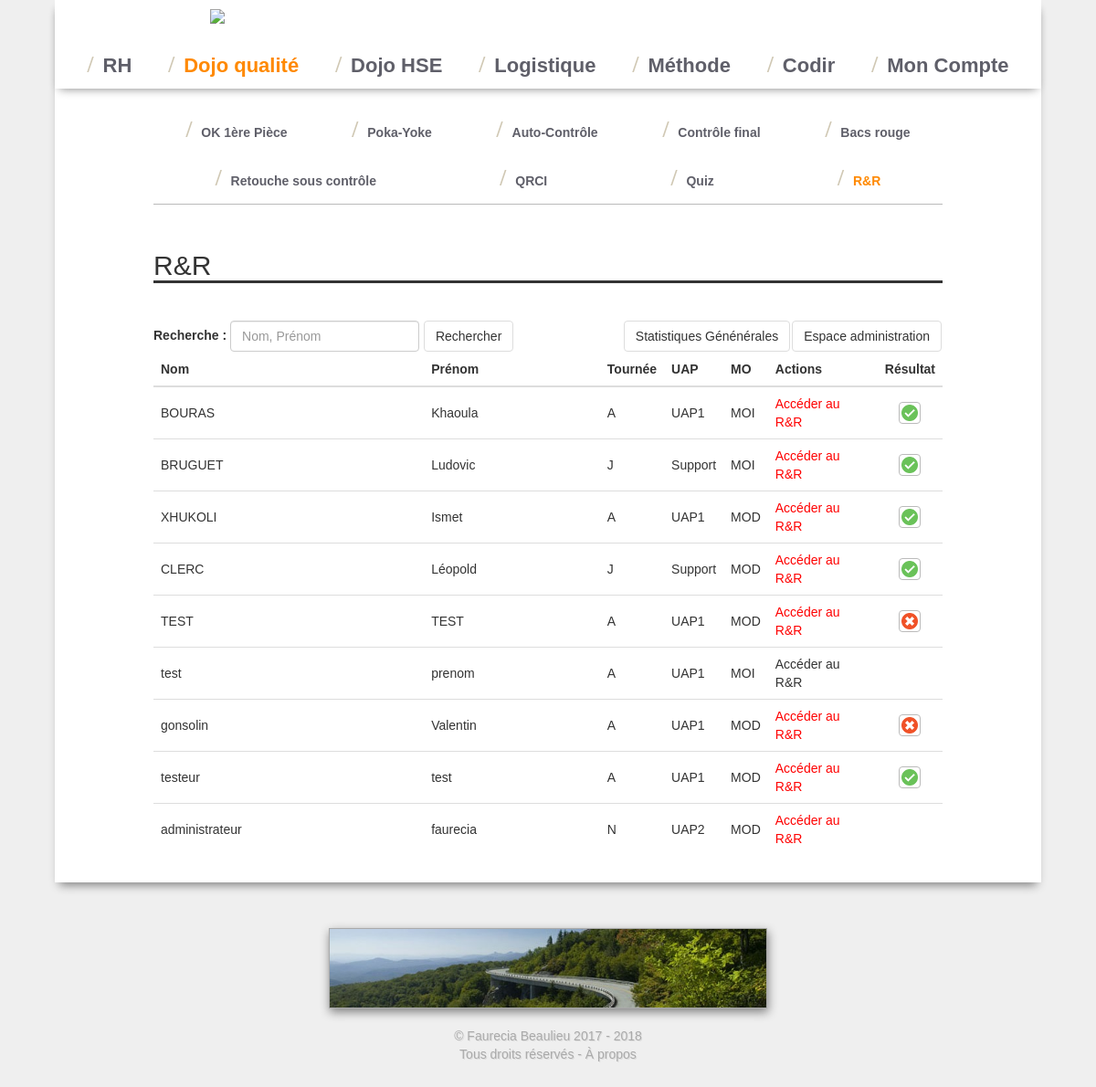
The app's page /dojo_qualite/RR/index.php (signed in) with its own data.
### tables this page shows
CREATE TABLE `profil` (
  `id` int(11) NOT NULL,
  `nom` varchar(255) NOT NULL,
  `prenom` varchar(255) NOT NULL,
  `uap` varchar(255) NOT NULL,
  `mo` varchar(255) NOT NULL,
  `tournee` varchar(255) NOT NULL,
  `supprime` tinyint(4) NOT NULL DEFAULT '0',
  `password` varchar(140) NOT NULL,
  `identifiant` varchar(140) NOT NULL,
  `admin` tinyint(1) NOT NULL DEFAULT '0',
  `qualite` tinyint(1) NOT NULL DEFAULT '0',
  `hse` tinyint(1) NOT NULL DEFAULT '0',
  `rr` tinyint(1) NOT NULL DEFAULT '0',
  `kamishibai` tinyint(1) NOT NULL DEFAULT '0',
  `logistique` tinyint(1) NOT NULL DEFAULT '0',
  `idees` tinyint(1) NOT NULL DEFAULT '0',
  `launchboard` tinyint(1) NOT NULL DEFAULT '0'
);

### dojo_qualite/RR/index.php (the view, shortened to what this page needs)
<?php
include_once "../needed.php";
$recherche = "";
if(empty($_SESSION['login']))
{ ?>
  <h2>R&amp;R</h2>
  <h4>Vous devez être connecté pour accéder à cette partie.</h4>
  <a href="/moncompte/identification.php?redirection=dojo_qualite/RR"><button class="btn btn-default">Se connecter</button></a>
  <a href="<?php echo $url; ?>" class="btn btn-default">Accueil</a>
<?php
}
else
{
?>
<h2>R&amp;R</h2>
<?php
if($_SESSION['rr']){ ?>
<form class="form-inline">
  <div class="form-group">
    <label for="recherche">Recherche :</label>
    <input type="text" class="form-control" name = "recherche" id="recherche" placeholder="Nom, Prénom" value="<?php echo $recherche;?>">
  </div>
  <button type="submit" class="btn btn-default">Rechercher</button>
  <a href="ajout.php" class="btn btn-default pull-right">Espace administration</a>
  <a href="statistiques.php" class="btn btn-default pull-right">Statistiques Génénérales</a>
</form>
<?php } ?>
<table class="table">
<thead class="thead">
<tr>
    <th>Nom</th>
    <th>Prénom</th>
    <th style="width: 70px;">Tournée</th>
    <th style="width: 30px;">UAP</th>
    <th style="width: 30px;">MO</th>
    <th style="width: 120px;">Actions</th>
    <th style="width: 70px;">Résultat</th>
</tr>
</thead>
<tbody>
<?php
if($_SESSION['rr']){
  $Query = $bdd->prepare('SELECT * FROM profil LEFT JOIN
    (SELECT id as id_session, succes, personne, type FROM
      (SELECT MAX(fin) as last_fin FROM qualite_RR_session WHERE fin IS NOT NULL GROUP BY personne ) as t_fin
      LEFT JOIN qualite_RR_session ON qualite_RR_session.fin = last_fin) as result
      ON result.personne = profil.id
      WHERE (nom LIKE ? or prenom LIKE ?) and supprime = 0');
      $Query->execute(array('%'.$recherche.'%', '%'.$recherche.'%'));
}
while ($Data = $Query->fetch()) {
    ?>
    <tr>
        <td> <?php echo $Data['nom']; ?></td>
        <td><?php echo $Data['prenom']; ?></td>
        <td><?php echo $Data['tournee']; ?></td>
        <td><?php echo $Data['uap']; ?></td>
        <td><?php echo $Data['mo']; ?></td>
        <?php if($Data['id'] == $_SESSION['id']){ ?>
        <td class="clickable" onclick="window.location='explication.php?id=<?php echo $Data['id']; ?>'">Accéder au R&amp;R</td>
        <?php
      }else{ ?>
        <td class="clickable" style="color:red;">Accéder au R&amp;R</td>
      <?php }
        if($Data['id_session'] != NULL){
        if (($Data["mo"] == 'MOD' and $Data['type'] == 0 )or
            ($Data["mo"] != 'MOD' and $Data['type'] == 1 )){
            if ($Data['succes'] > 0){
                ?>
                <td class="clickable" onclick="window.location='resultats.php?id=<?php echo $Data['id_session']; ?>'"><img src="ressources/checked.png" style="
            height: 24px;
            border-style: solid;
            border-color: #BBB;
            border-radius: 4px;
            border-width: 1px;
            padding: 2px;
            " class="center-block"></td>
                <?php
            }else{
                ?>
                <td class="clickable" onclick="window.location='resultats.php?id=<?php echo $Data['id_session']; ?>'"><img src="ressources/cancel.png" style="
            height: 24px;
            border-style: solid;
            border-color: #BBB;
            border-radius: 4px;
            border-width: 1px;
            padding: 2px;
            " class="center-block"></td>
                <?php
            }
        }else{?>
            <td class="clickable" onclick="window.location='resultats.php?id=<?php echo $Data['id_session']; ?>'"><img src="ressources/cancel.png" style="
                height: 24px;
                border-style: solid;
                border-color: #BBB;
                border-radius: 4px;
                border-width: 1px;
                padding: 2px;
                " class="center-block"></td>
            <?php
        }
      }else{
        echo "<td></td>";
      }
        ?>
    </tr>
    <?php
}
?>
</tbody>
</table>
<?php
}
?>

### css/base.css (style rules this page uses)
body { background-color: #efefef; font-family: 'clio', helvetica, sans-serif; }
td { vertical-align: middle !important; }
.btn-default { border-color:#ddd; margin: 1px; }
h2 { font-size: 30px; font-weight: 500; border-bottom-style: solid !important; border-bottom: 3px; margin-bottom: 40px; }

### records on screen
profil: nom "BOURAS", prenom "Khaoula", tournee "A", uap "UAP1", mo "MOI", shows "Accéder au R&R"
profil: nom "BRUGUET", prenom "Ludovic", tournee "J", uap "Support", mo "MOI", shows "Accéder au R&R"
profil: nom "XHUKOLI", prenom "Ismet", tournee "A", uap "UAP1", mo "MOD", shows "Accéder au R&R"
profil: nom "CLERC", prenom "Léopold", tournee "J", uap "Support", mo "MOD", shows "Accéder au R&R"
profil: nom "TEST", prenom "TEST", tournee "A", uap "UAP1", mo "MOD", shows "Accéder au R&R"
profil: nom "test", prenom "prenom", tournee "A", uap "UAP1", mo "MOI"
profil: nom "gonsolin", prenom "Valentin", tournee "A", uap "UAP1", mo "MOD", shows "Accéder au R&R"
profil: nom "testeur", prenom "test", tournee "A", uap "UAP1", mo "MOD", shows "Accéder au R&R"
profil: nom "administrateur", prenom "faurecia", tournee "N", uap "UAP2", mo "MOD", shows "Accéder au R&R"
